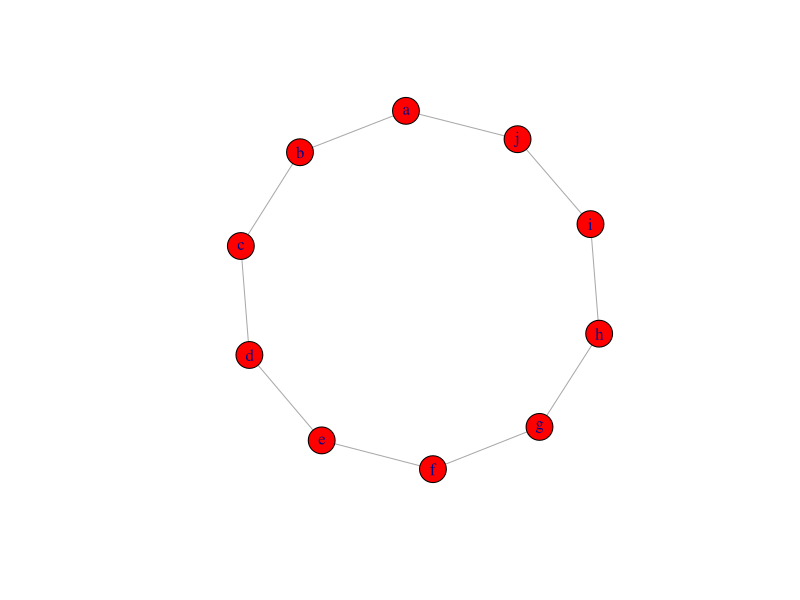

Write the R code that produced this figure.
library(igraph)


### Name: vertex_attr
### Title: Query vertex attributes of a graph
### Aliases: vertex_attr get.vertex.attribute vertex.attributes

### ** Examples

g <- make_ring(10) %>%
  set_vertex_attr("color", value = "red") %>%
  set_vertex_attr("label", value = letters[1:10])
vertex_attr(g, "label")
vertex_attr(g)
plot(g)
